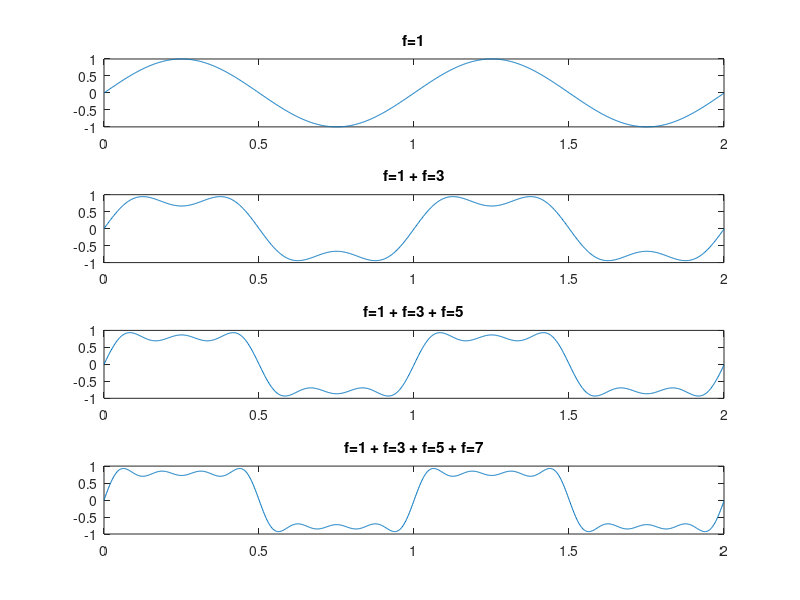

The MATLAB source for this figure:
N=1024; T=2;
x=linspace(0,T,N);
y1=sin(2*3.14*x);
subplot(4,1,1);
plot(x,y1);
title('f=1');
y2=y1+1/3*sin(3*2*3.14*x);
subplot(4,1,2);
plot(x,y2);
title('f=1 + f=3');
y3=y2+1/5*sin(5*2*3.14*x);
subplot(4,1,3);
plot(x,y3);
title('f=1 + f=3 + f=5');
y4=y3+1/7*sin(7*2*3.14*x);
subplot(4,1,4);
plot(x,y4);
title('f=1 + f=3 + f=5 + f=7');